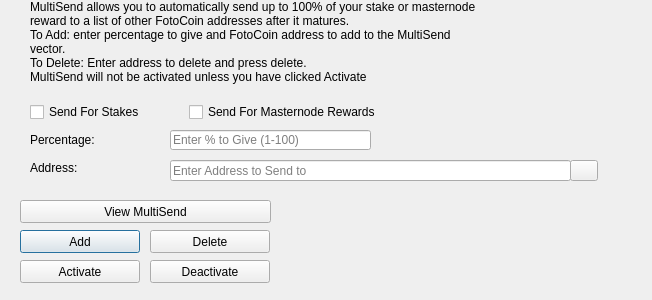
<?xml version="1.0" encoding="UTF-8"?>
<ui version="4.0">
 <class>MultiSendDialog</class>
 <widget class="QDialog" name="MultiSendDialog">
  <property name="windowModality">
   <enum>Qt::NonModal</enum>
  </property>
  <property name="geometry">
   <rect>
    <x>0</x>
    <y>0</y>
    <width>652</width>
    <height>300</height>
   </rect>
  </property>
  <property name="windowTitle">
   <string>MultiSend</string>
  </property>
  <widget class="QLineEdit" name="multiSendPercentEdit">
   <property name="geometry">
    <rect>
     <x>170</x>
     <y>130</y>
     <width>201</width>
     <height>20</height>
    </rect>
   </property>
   <property name="toolTip">
    <string>Enter whole numbers 1 - 100</string>
   </property>
   <property name="placeholderText">
    <string>Enter % to Give (1-100)</string>
   </property>
  </widget>
  <widget class="QLineEdit" name="multiSendAddressEdit">
   <property name="geometry">
    <rect>
     <x>170</x>
     <y>160</y>
     <width>401</width>
     <height>21</height>
    </rect>
   </property>
   <property name="toolTip">
    <string/>
   </property>
   <property name="placeholderText">
    <string>Enter Address to Send to</string>
   </property>
  </widget>
  <widget class="QLabel" name="label_2">
   <property name="geometry">
    <rect>
     <x>30</x>
     <y>0</y>
     <width>451</width>
     <height>121</height>
    </rect>
   </property>
   <property name="lineWidth">
    <number>1</number>
   </property>
   <property name="text">
    <string>MultiSend allows you to automatically send up to 100% of your stake or masternode reward to a list of other FotoCoin addresses after it matures.
To Add: enter percentage to give and FotoCoin address to add to the MultiSend vector.
To Delete: Enter address to delete and press delete.
MultiSend will not be activated unless you have clicked Activate</string>
   </property>
   <property name="alignment">
    <set>Qt::AlignLeading|Qt::AlignLeft|Qt::AlignTop</set>
   </property>
   <property name="wordWrap">
    <bool>true</bool>
   </property>
  </widget>
  <widget class="QLabel" name="message">
   <property name="geometry">
    <rect>
     <x>290</x>
     <y>200</y>
     <width>351</width>
     <height>91</height>
    </rect>
   </property>
   <property name="text">
    <string/>
   </property>
  </widget>
  <widget class="QPushButton" name="addButton">
   <property name="geometry">
    <rect>
     <x>20</x>
     <y>230</y>
     <width>120</width>
     <height>23</height>
    </rect>
   </property>
   <property name="toolTip">
    <string/>
   </property>
   <property name="statusTip">
    <string>Add to MultiSend Vector</string>
   </property>
   <property name="text">
    <string>Add</string>
   </property>
  </widget>
  <widget class="QPushButton" name="disableButton">
   <property name="geometry">
    <rect>
     <x>150</x>
     <y>260</y>
     <width>120</width>
     <height>23</height>
    </rect>
   </property>
   <property name="statusTip">
    <string>Deactivate MultiSend</string>
   </property>
   <property name="text">
    <string>Deactivate</string>
   </property>
  </widget>
  <widget class="QPushButton" name="addressBookButton">
   <property name="geometry">
    <rect>
     <x>570</x>
     <y>160</y>
     <width>28</width>
     <height>21</height>
    </rect>
   </property>
   <property name="toolTip">
    <string>Choose an address from the address book</string>
   </property>
   <property name="text">
    <string/>
   </property>
   <property name="icon">
    <iconset resource="../fotocoin.qrc">
     <normaloff>:/icons/address-book</normaloff>:/icons/address-book</iconset>
   </property>
   <property name="shortcut">
    <string>Alt+A</string>
   </property>
   <property name="autoDefault">
    <bool>false</bool>
   </property>
  </widget>
  <widget class="QLabel" name="label">
   <property name="geometry">
    <rect>
     <x>30</x>
     <y>130</y>
     <width>121</width>
     <height>20</height>
    </rect>
   </property>
   <property name="toolTip">
    <string>Percentage of stake to send</string>
   </property>
   <property name="text">
    <string>Percentage:</string>
   </property>
  </widget>
  <widget class="QLabel" name="label_5">
   <property name="geometry">
    <rect>
     <x>30</x>
     <y>160</y>
     <width>111</width>
     <height>16</height>
    </rect>
   </property>
   <property name="toolTip">
    <string>Address to send portion of stake to</string>
   </property>
   <property name="text">
    <string>Address:</string>
   </property>
  </widget>
  <widget class="QPushButton" name="deleteButton">
   <property name="geometry">
    <rect>
     <x>150</x>
     <y>230</y>
     <width>120</width>
     <height>23</height>
    </rect>
   </property>
   <property name="toolTip">
    <string/>
   </property>
   <property name="statusTip">
    <string>Delete Address From MultiSend Vector</string>
   </property>
   <property name="text">
    <string>Delete</string>
   </property>
  </widget>
  <widget class="QPushButton" name="activateButton">
   <property name="geometry">
    <rect>
     <x>20</x>
     <y>260</y>
     <width>120</width>
     <height>23</height>
    </rect>
   </property>
   <property name="statusTip">
    <string>Activate MultiSend</string>
   </property>
   <property name="text">
    <string>Activate</string>
   </property>
  </widget>
  <widget class="QPushButton" name="viewButton">
   <property name="geometry">
    <rect>
     <x>20</x>
     <y>200</y>
     <width>251</width>
     <height>23</height>
    </rect>
   </property>
   <property name="toolTip">
    <string/>
   </property>
   <property name="statusTip">
    <string>View MultiSend Vector</string>
   </property>
   <property name="text">
    <string>View MultiSend</string>
   </property>
  </widget>
  <widget class="QWidget" name="horizontalLayoutWidget">
   <property name="geometry">
    <rect>
     <x>30</x>
     <y>100</y>
     <width>351</width>
     <height>24</height>
    </rect>
   </property>
   <layout class="QHBoxLayout" name="horizontalLayout">
    <item>
     <widget class="QCheckBox" name="multiSendStakeCheckBox">
      <property name="text">
       <string>Send For Stakes</string>
      </property>
     </widget>
    </item>
    <item>
     <widget class="QCheckBox" name="multiSendMasternodeCheckBox">
      <property name="text">
       <string>Send For Masternode Rewards</string>
      </property>
     </widget>
    </item>
   </layout>
  </widget>
 </widget>
 <resources>
  <include location="../fotocoin.qrc"/>
 </resources>
 <connections/>
</ui>
